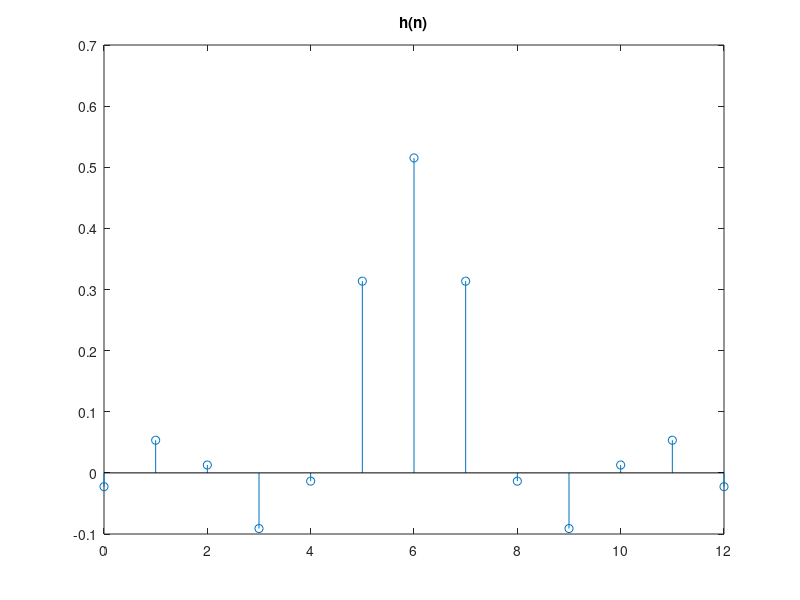

MATLAB code to generate this figure: (Note: this script raises an error after producing the figure.)
%Optimalni FIR
close all;
N=12;
wp=0.2;
ws=0.3;
f=[0 wp ws 0.5];
m=[1 1 0 0];
W=[4 1];
b = remez(N,2*f,m,W);
n =[0 : N]
stem(n,b), title('h(n)');
brt = 1024;
om = [0 : (brt-1)] / brt*0.5;
H= freqz(b,1,2*om*pi);
A=abs(H);
Adb=log(A);
figure
SUBPLOT(2,1,1), plot(om,A), title('|H|'), xlabel('om');
SUBPLOT(2,1,2), plot(om,Adb), title('log|H|'),xlabel('om'), ylabel('dB');

omp = [0 : (brt-1)] / brt *wp;
H= freqz(b,1,2*omp*pi);
AHp=abs(H)
figure
plot(omp,AHp), title('AHp');
mnAHp=min(AHp);
mxAHp=max(AHp);

oms = [0 : (brt-1)] / brt *(0.5-ws) +ws;
H= freqz(b,1,2*oms*pi);
AHs=abs(H)
figure
plot(oms,AHs), title('AHs');
mnAHs=min(AHs);
mxAHs=max(AHs);